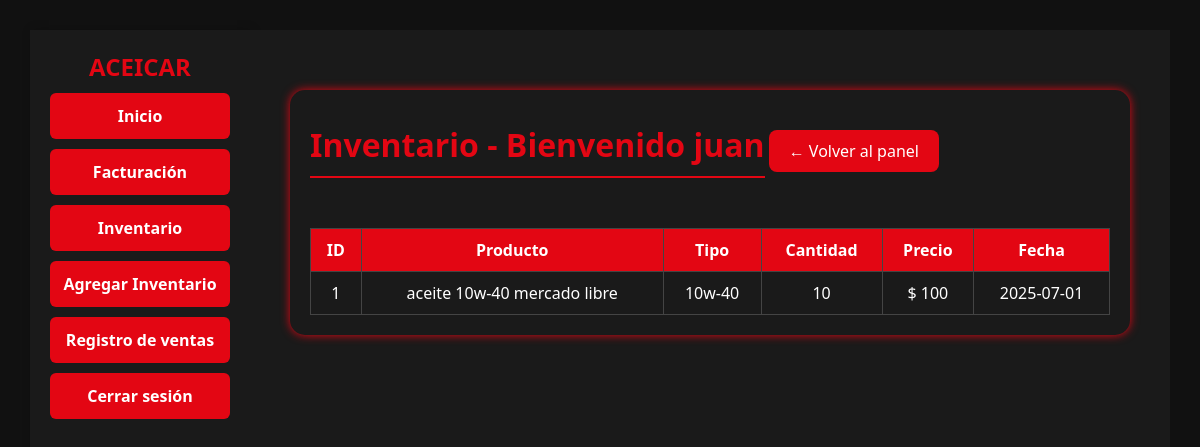
Screenshot of /facturacion/empleado.php?seccion=inventario (signed in) with the database file from the repository.
### tables this page shows
CREATE TABLE `inventario` (
  `id` int(11) NOT NULL,
  `producto` varchar(100) NOT NULL,
  `tipo` varchar(50) NOT NULL,
  `cantidad` int(11) NOT NULL,
  `precio` decimal(10,0) NOT NULL,
  `fecha` date NOT NULL
);

### facturacion/inventario.php (the view, shortened to what this page needs)
<!DOCTYPE html>
<html lang="es">
<head>
  <link rel="stylesheet" href="estilos.css">
</head>
<body>
  <div class="panel">
    <h2>Inventario - Bienvenido <?php echo $_SESSION['usuario']; ?></h2>
    <a href="empleado.php" class="btn">← Volver al panel</a>
    <table>
      <tr>
        <th>ID</th>
        <th>Producto</th>
        <th>Tipo</th>
        <th>Cantidad</th>
        <th>Precio</th>
        <th>Fecha</th>
      </tr>
      <?php
      include "php/conexion.php";
      $resultado = $conexion->query("SELECT * FROM inventario ORDER BY fecha DESC");
      while ($fila = $resultado->fetch_assoc()) {
        echo "<tr>
                <td>{$fila['id']}</td>
                <td>{$fila['producto']}</td>
                <td>{$fila['tipo']}</td>
                <td>{$fila['cantidad']}</td>
                <td>$ {$fila['precio']}</td>
                <td>{$fila['fecha']}</td>
              </tr>";
      }
      ?>
    </table>
  </div>
</body>
</html>

### facturacion/estilos.css (style rules this page uses)
* { margin: 0; padding: 0; box-sizing: border-box; }
body { font-family: 'Segoe UI', sans-serif; background-color: #111; color: #fff; }
main h2 { color: #e30613; font-size: 32px; margin-bottom: 30px; text-align: center; border-bottom: 2px solid #e30613; display: inline-block; padding-bottom: 10px; }

### facturacion/empleado.php (style rules this page uses)
body { display: flex; margin: 0; font-family: 'Segoe UI', sans-serif; background-color: #111; color: white; }

### facturacion/inventario.php (style rules this page uses)
body { background: #111; color: white; font-family: 'Segoe UI', sans-serif; padding: 30px; }
.panel { max-width: 900px; margin: auto; background: #1a1a1a; padding: 20px; border-radius: 15px; box-shadow: 0 0 10px #e30613; }
table { width: 100%; border-collapse: collapse; margin-top: 20px; }
th, td { border: 1px solid #444; padding: 10px; text-align: center; }
th { background: #e30613; color: white; }
a.btn { display: inline-block; margin-top: 20px; padding: 10px 20px; background: #e30613; color: white; border-radius: 8px; text-decoration: none; }

### rows the page displays
inventario: id "1", producto "aceite 10w-40 mercado libre", tipo "10w-40", cantidad "10", precio "100", fecha "2025-07-01"

### other values shown
$_SESSION['usuario'] "juan"
